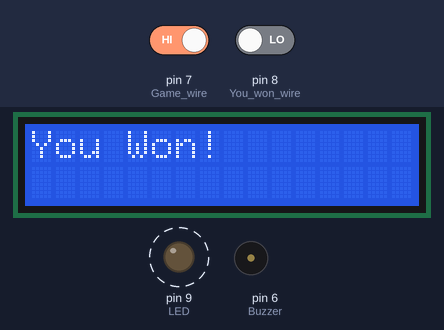
Simulated run of this sketch. Board: Arduino Uno, built with avr-gcc and run on an emulated ATmega328P. Shown: 16×2 character LCD, output pins drawn as LEDs (lit = HIGH), buzzer (waves = sounding). Dashed ring = blinking. Inputs (shaded band) come from the test bench; at power-on: pin 7 (Game_wire) HIGH, pin 8 (You_won_wire) LOW. Pins used as bus, display or sensor lines are not drawn; what the sketch prints to the serial monitor is not drawn.

Above: at 1.2 s.
1.3 s: pin 7 (Game_wire) driven LOW
At 6.3 s:
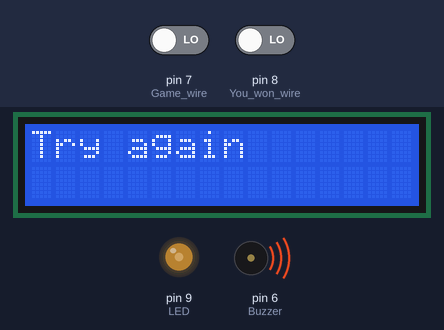
7.8 s: pin 7 (Game_wire) driven HIGH and pin 8 (You_won_wire) driven HIGH
At 9.1 s:
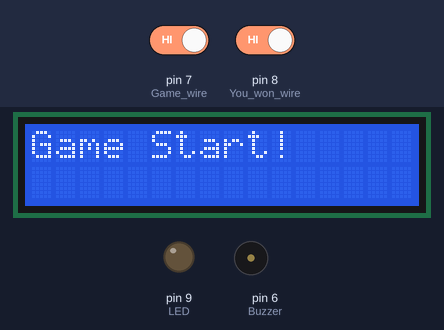
14.3 s: pin 8 (You_won_wire) driven LOW
At 17.6 s:
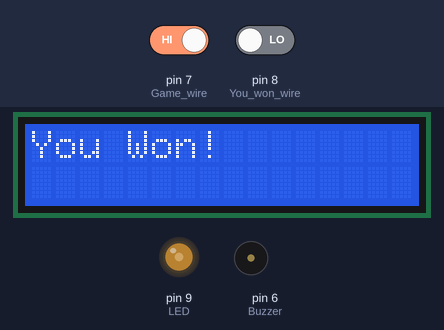
20.8 s: pin 8 (You_won_wire) driven HIGH
At 27.4 s:
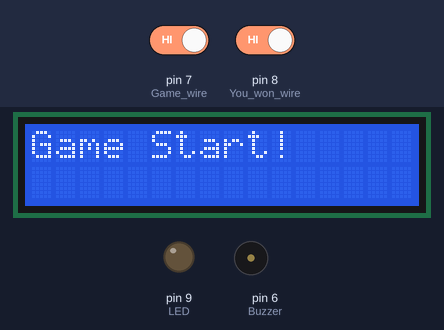
Timing chart, 0 to 28.3 s (numbered marks = the images above; inputs shaded):
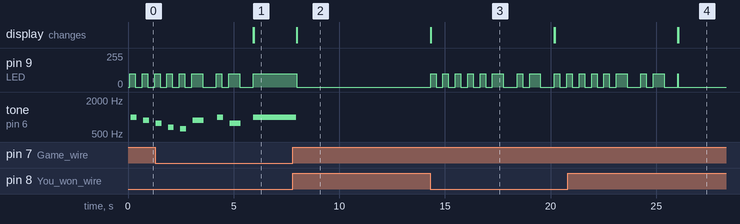

Measured:
- after the input at 1.3 s, the display: first differs from a run without the input after 4.7 s (image 1)
- after the input at 7.8 s, pin 9 (LED): 100/255 → 0/255 after 0.17 s; tone on pin 6 (Buzzer): goes on until 8.0 s, then stays silent; the display: changes after 0.18 s (image 2)
- after the input at 14.3 s, pin 9 (LED): 0/255 → 100/255 at once, → 0/255 0.26 s later, → 100/255 0.33 s later, → 0/255 0.26 s later, … (19 changes in this stretch); the display: changes at once (image 3)
- after the input at 20.8 s, the display: first differs from a run without the input after 5.2 s (image 4)
- by itself, tone on pin 6 (Buzzer): plays 780 Hz for 0.28 s, 656 Hz for 0.28 s, 619 Hz for 0.28 s, 873 Hz for 0.52 s, 980 Hz for 0.28 s, 780 Hz for 0.52 s … (8 notes in this stretch)

The sketch:

it_buzz_wire.ino
```cpp
#include <Wire.h>
#include <LiquidCrystal_PCF8574.h>

// ท ล ซ ม ร# ล ท ซ
#define NOTE_B5 988
#define NOTE_A5 880
#define NOTE_G5 784
#define NOTE_E5 659
#define NOTE_DS5 622

#define melodyPin 6

LiquidCrystal_PCF8574 lcd(0x27);

//song melody
int alliwant_melody[] = {
  NOTE_B5, NOTE_A5, NOTE_G5, NOTE_E5, NOTE_DS5,
  NOTE_A5,
  NOTE_B5,
  NOTE_G5
};

//song tempo
int alliwant_tempo[] = {
  4, 4, 4, 4, 4,
  2,
  4, 2
};

//byte setup
int show = -1;
byte dotOff[] = { 0b00000, 0b01110, 0b10001, 0b10001,
                  0b10001, 0b01110, 0b00000, 0b00000 };
byte dotOn[] = { 0b00000, 0b01110, 0b11111, 0b11111,
                 0b11111, 0b01110, 0b00000, 0b00000 };

void setup() {
  pinMode(7, INPUT); //Game wire
  pinMode(8, INPUT); //You won wire
  pinMode(9, OUTPUT); //LED
  pinMode(6, OUTPUT); //Buzzer

  //setup LCD
  int error;

  Serial.begin(115200);
  Serial.println("LCD...");

  while (!Serial)
    ;

  Serial.println("Probing for PCF8574 on address 0x27...");

  Wire.begin();
  Wire.beginTransmission(0x27);
  error = Wire.endTransmission();
  Serial.print("Error: ");
  Serial.print(error);

  if (error == 0) {
    Serial.println(": LCD found.");
    show = 0;
    lcd.begin(16, 2);  // initialize the lcd

    lcd.createChar(1, dotOff);
    lcd.createChar(2, dotOn);

  } else {
    Serial.println(": LCD not found.");
  }

}

void loop() {
  lcd.setBacklight(255);

  if (digitalRead(7) == 0){
    analogWrite(9, 100);
    tone(6, 1000, 1*1000);
    lcd.clear();
    lcd.setCursor(0, 0);
    lcd.print("Try again");
    delay(1*1000);
  }

  else if (digitalRead(8) == 0) {
    lcd.clear();
    lcd.setCursor(0, 0);

    //song "all i want for Christmas is you"
    int size = sizeof(alliwant_melody) / sizeof(int);
    for (int thisNote = 0; thisNote < size; thisNote++) {
      analogWrite(9, 100);

      lcd.print("You Won!");

      int noteDuration = 1000 / alliwant_tempo[thisNote];

      buzz(melodyPin, alliwant_melody[thisNote], noteDuration);

      int pauseBetweenNotes = noteDuration * 1.30;
      analogWrite(9, 0);
      delay(pauseBetweenNotes);
      analogWrite(9, 100);

      buzz(melodyPin, 0, noteDuration);

      lcd.clear();
    }
  }

  else {
    analogWrite(9, 0);
    noTone(6);
    lcd.setCursor(0, 0);
    lcd.print("Game Start!");
  }
  delay(0.005*1000);
}

void buzz(int targetPin, long frequency, long length) {
  long delayValue = 1000000 / frequency / 2;

  long numCycles = frequency * length / 1000;

  for (long i = 0; i < numCycles; i++) {
    digitalWrite(targetPin, HIGH);        // ส่งสัญญาณ HIGH ออก
    delayMicroseconds(delayValue);        // delay ตามค่าที่คำนวณได้
    digitalWrite(targetPin, LOW);         // ส่งสัญญาณ LOW ออก
    delayMicroseconds(delayValue);        // delay ตามค่าที่คำนวณได้
  }
}
```
